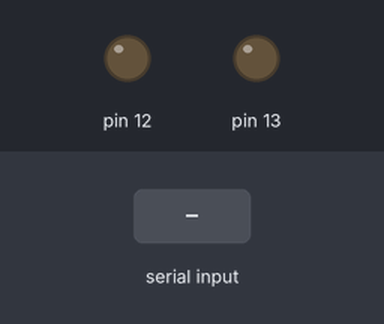
Bench run of a sketch on a simulated Arduino Uno, built with avr-gcc and run on an emulated ATmega328P. On the bench: output pins drawn as LEDs (lit = HIGH). Inputs (shaded band) come from the test bench.

Above: at 1.2 s.
1.3 s: "a" received over Serial
At 2.5 s:
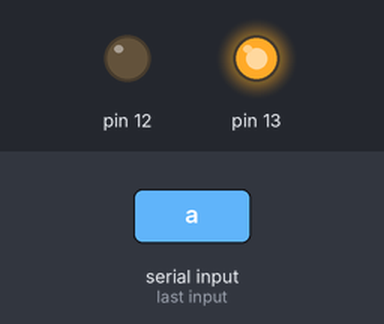
2.8 s: "q" received over Serial
At 3.6 s:
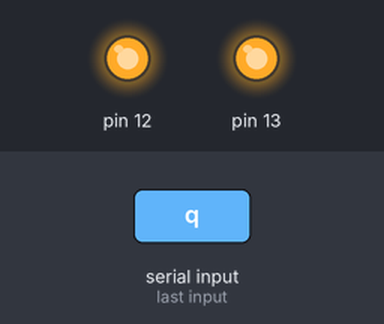
4.3 s: "s" received over Serial
At 4.8 s:
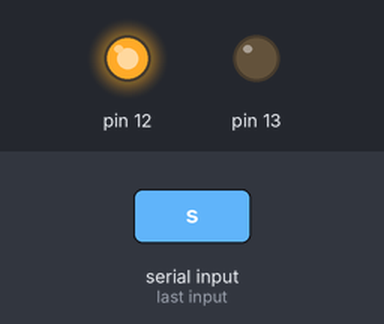
5.8 s: "w" received over Serial
At 7.1 s:
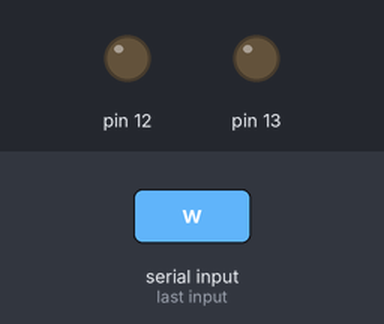
Timing chart, 0 to 8.3 s (numbered marks = the images above; inputs shaded):
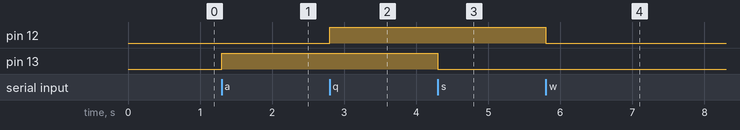

Measured:
- after the input at 1.3 s, pin 13: LOW → HIGH at once
- after the input at 2.8 s, pin 12: LOW → HIGH at once
- after the input at 4.3 s, pin 13: HIGH → LOW at once
- after the input at 5.8 s, pin 12: HIGH → LOW at once

The sketch:

automacao.ino
```cpp
/**
 * Automção com Arduino
 * @author José de Assis
 */

// criando uma variável que irá receber um caractere
char leitor;

void setup() {
  pinMode(12, OUTPUT);
  pinMode(13, OUTPUT);
  Serial.begin(9600);
}

void loop() {
  if(Serial.available()){
    leitor = Serial.read();
    if (leitor == 'a'){
      digitalWrite(13, HIGH);
    }
    if (leitor == 's'){
      digitalWrite(13, LOW);
    }
    if (leitor == 'q'){
      digitalWrite(12, HIGH);
    }
    if (leitor == 'w'){
      digitalWrite(12, LOW);
    }
  }
}
```
